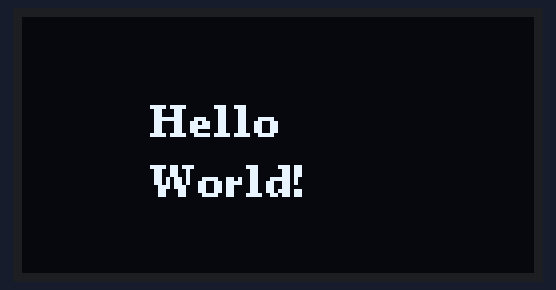
Bench run of a sketch on a simulated Arduino Uno, built with avr-gcc and run on an emulated ATmega328P. Parts: 128×64 one-colour display.

Above: at 0.1 s.

The sketch:

sketch_aug01a.ino
```cpp
#include <Arduino.h>
#include <U8g2lib.h>
#include <Wire.h>

U8G2_SSD1306_128X64_NONAME_F_SW_I2C u8g2(U8G2_R0, /* clock=*/ SCL, /* data=*/ SDA, /* reset=*/ U8X8_PIN_NONE);   // All Boards without Reset of the Display

void setup(void) {
  u8g2.begin();
}

void loop(void) {
  u8g2.clearBuffer();
  u8g2.setFont(u8g2_font_ncenB08_tr);
  u8g2.drawStr(32,30,"Hello \n");
  u8g2.drawStr(32,45,"World!");
  u8g2.sendBuffer();
  delay(1000);
}
```
